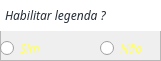
      <widget class="QFrame" name="frame_10">
       <property name="geometry">
        <rect>
         <x>430</x>
         <y>30</y>
         <width>161</width>
         <height>61</height>
        </rect>
       </property>
       <property name="frameShape">
        <enum>QFrame::StyledPanel</enum>
       </property>
       <property name="frameShadow">
        <enum>QFrame::Raised</enum>
       </property>
       <widget class="QLabel" name="label_11">
        <property name="geometry">
         <rect>
          <x>0</x>
          <y>0</y>
          <width>161</width>
          <height>31</height>
         </rect>
        </property>
        <property name="font">
         <font>
          <family>Cocogoose Pro</family>
          <pointsize>9</pointsize>
          <italic>true</italic>
         </font>
        </property>
        <property name="styleSheet">
         <string notr="true">color: rgb(35,45,55);
background-color: rgb(255, 255, 255);</string>
        </property>
        <property name="text">
         <string>Habilitar legenda ?</string>
        </property>
        <property name="indent">
         <number>5</number>
        </property>
       </widget>
       <widget class="QRadioButton" name="radLegendSim">
        <property name="geometry">
         <rect>
          <x>0</x>
          <y>40</y>
          <width>71</width>
          <height>16</height>
         </rect>
        </property>
        <property name="font">
         <font>
          <family>Cocogoose Pro</family>
          <pointsize>9</pointsize>
          <italic>true</italic>
          <underline>false</underline>
          <stylestrategy>PreferDefault</stylestrategy>
         </font>
        </property>
        <property name="layoutDirection">
         <enum>Qt::LeftToRight</enum>
        </property>
        <property name="autoFillBackground">
         <bool>false</bool>
        </property>
        <property name="styleSheet">
         <string notr="true">color: rgb(255, 255, 100);</string>
        </property>
        <property name="text">
         <string>Sim</string>
        </property>
       </widget>
       <widget class="QRadioButton" name="radLegendNao">
        <property name="geometry">
         <rect>
          <x>100</x>
          <y>40</y>
          <width>51</width>
          <height>16</height>
         </rect>
        </property>
        <property name="font">
         <font>
          <family>Cocogoose Pro</family>
          <pointsize>9</pointsize>
          <italic>true</italic>
          <underline>false</underline>
          <stylestrategy>PreferDefault</stylestrategy>
         </font>
        </property>
        <property name="layoutDirection">
         <enum>Qt::LeftToRight</enum>
        </property>
        <property name="autoFillBackground">
         <bool>false</bool>
        </property>
        <property name="styleSheet">
         <string notr="true">color: rgb(255, 255, 100);</string>
        </property>
        <property name="text">
         <string>Não</string>
        </property>
       </widget>
      </widget>
